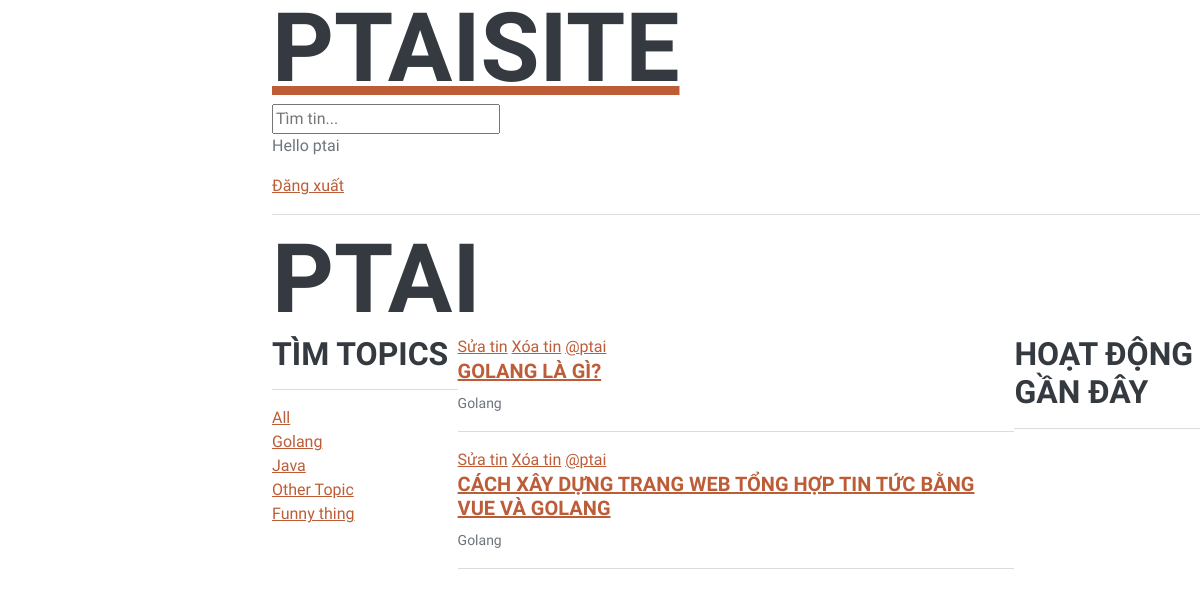
/profile/1/ (signed in), run on the app's committed database.
### base/models.py (models this page shows, shortened)
class Topic(models.Model):
   name = models.CharField(max_length=200)

class Room (models.Model):
    name = models.CharField(max_length=200)
    host = models.ForeignKey(User, on_delete=models.SET_NULL, null=True)
    topic = models.ForeignKey(Topic, on_delete=models.SET_NULL, null=True)
    description = models.TextField(null=True, blank=True)
    updated = models.DateTimeField(auto_now = True)
    created = models.DateTimeField(auto_now_add=True)
    paticipants = models.ManyToManyField(User, related_name='paticipants', blank=True)
    class Meta:
        ordering = ['-updated', '-created']

### base/views.py (the view)
# urls.py: path('profile/<str:pk>/', views.userProfile, name="user-profile") ,
def userProfile(request, pk):
    user= User.objects.get(id=pk)
    rooms = user.room_set.all()
    room_messages = user.message_set.all()
    topics = Topic.objects.all()
    context = {'user': user, 'rooms': rooms, 'room_messages': room_messages, 'topics': topics}
    return render(request, 'base/profile.html', context)

### base/templates/base/profile.html (shortened to what this page needs)
{% extends 'main.html'%}
{% block content%}
    <h1>{{user.username}}</h1>
    <div class="profile-cotainer">
        <div>
            {% include 'base/topics_component.html'%}
        </div>
        <div>
            {% include 'base/feed_component.html'%}
        </div>
        <div>
            {% include 'base/activities_component.html'%}
        </div>
    </div>
{% endblock content%}

### templates/navbar.html
<a href="/">
    <h1>PTaiSite</h1>
</a>
<form method="GET" action="{% url 'home' %}">
    <input type="text" name= "q" placeholder="Tìm tin..." />
</form>
{% if request.user.is_authenticated %}
<p>Hello {{request.user}}</p>
<a href="{% url 'logout'%}">Đăng xuất</a>
{% else %}
<a href="{% url 'login'%}">Đăng nhập</a>
{% endif %}
<hr>

### base/templates/base/topics_component.html
{% block content %}
<h3>Tìm Topics</h3>
        <hr>
        <div>
            <a href="{% url 'home' %}">All</a>
        </div>
        {% for topic in topics %}
        <div>
            <a href="{% url 'home' %}?q={{topic.name}}">{{ topic.name }}</a>
        </div>
        {% endfor %}
{% endblock content %}

### base/templates/base/feed_component.html
{% block content %}
{% for room in rooms %}
            <div>
                {% if request.user == room.host %}
                <a href="{% url 'update-room' room.id  %}">Sửa tin</a>
                <a href="{% url 'delete-room' room.id  %}">Xóa tin</a>
                {% endif  %}
                <a href="{% url 'user-profile' room.host.id %}">@{{room.host.username}}</a>
                <h5><a href="{% url 'room' room.id %}">{{room.name}}</a> </h5>
                <small>{{room.topic.name}}</small>
                <hr>
            </div>
        {% endfor %}
{% endblock content %}

### base/templates/base/profile.html (style rules this page uses)
.profile-cotainer { display: grid; grid-template-columns: 1fr 3fr 1fr; }

### data on the page
Topic: name "Golang"
Topic: name "Java"
Topic: name "Other Topic"
Topic: name "Funny thing"
Room: shows "Sửa tin", host.username "ptai", name "GOLANG LÀ GÌ?", topic.name "Golang"
Room: shows "Sửa tin", host.username "ptai", name "CÁCH XÂY DỰNG TRANG WEB TỔNG HỢP TIN TỨC BẰNG VUE VÀ GOLANG", topic.name "Golang"

### other printed values
{{ request.user }} "ptai"
{{ user.username }} "PTAI"
